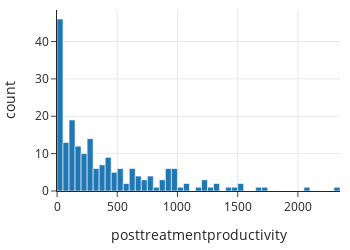

The notebook cell saved with this chart:
### Code cell
fig = px.histogram(wiki, x='posttreatmentproductivity', nbins=50,
                      width=350, height=250)

fig

### Figure 1 — Plotly figure (JSON) as saved in the notebook; plotly's stock layout.template omitted (floating-point values rounded to 4 significant figures; data arrays with more than 128 entries replaced by an {"elided": "..."} marker saying what was removed)
{"data": [{"alignmentgroup": "True", "bingroup": "x", "hovertemplate": "posttreatmentproductivity=%{x}<br>count=%{y}<extra></extra>", "legendgroup": "", "marker": {"color": "#1F77B4", "pattern": {"shape": ""}}, "name": "", "nbinsx": 50, "offsetgroup": "", "orientation": "v", "showlegend": false, "type": "histogram", "x": {"elided": "200 int values"}, "xaxis": "x", "yaxis": "y"}], "layout": {"barmode": "relative", "height": 250, "legend": {"tracegroupgap": 0}, "width": 350, "xaxis": {"anchor": "y", "autorange": true, "domain": [0, 1], "range": [-0.5, 2350.0], "title": {"text": "posttreatmentproductivity"}, "type": "linear"}, "yaxis": {"anchor": "x", "autorange": true, "domain": [0, 1], "range": [0, 48.42], "title": {"text": "count"}}}}
